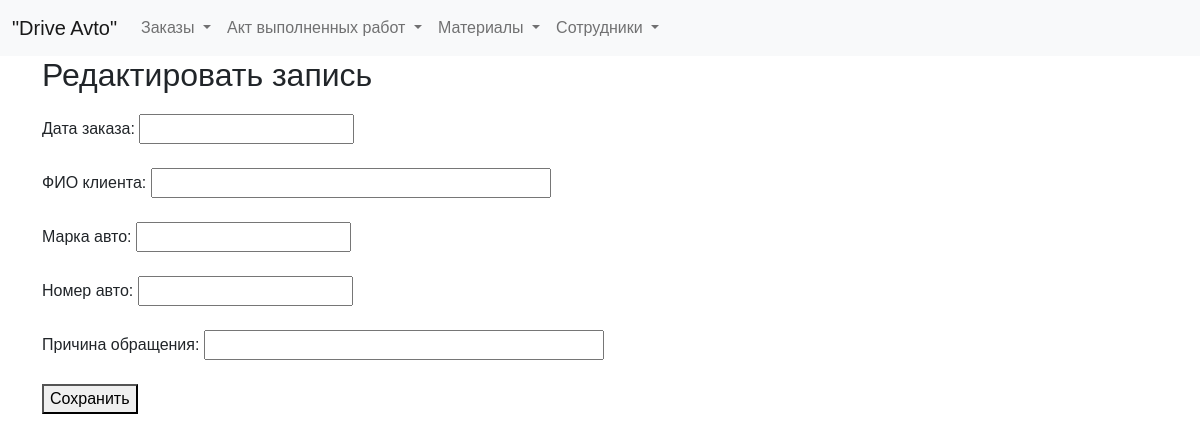
The page /edit_entry/4 on the database as committed earlier.
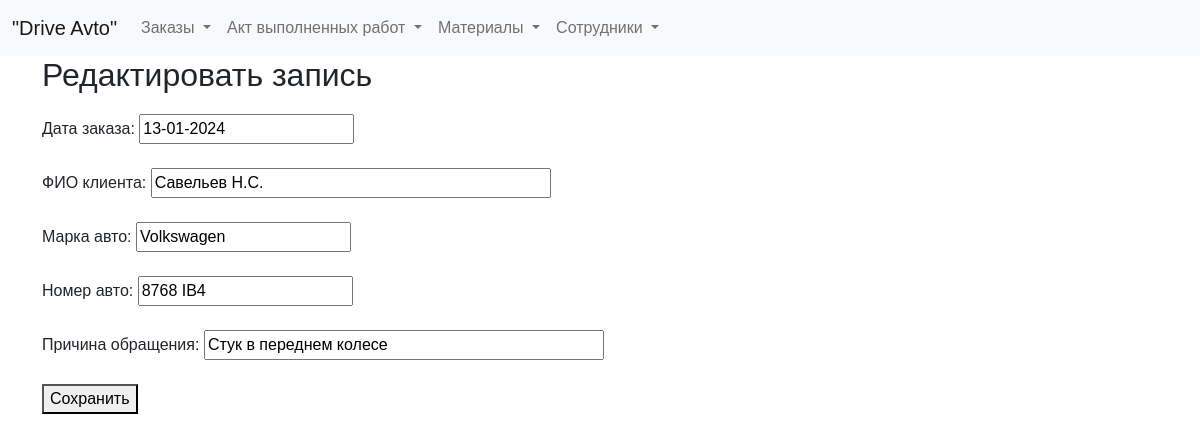
The same page on the database as committed later.
### tables this page shows
CREATE TABLE log (
id integer PRIMARY KEY AUTOINCREMENT,
data_order text NOT NULL,
name_customer text NOT NULL,
brand_car text NOT NULL,
number_car text NOT NULL,
text_order text NOT NULL
);

### fcompany.py (the view)
@app.route('/edit_entry/<int:entry_id>', methods=['GET'])
def edit_entry(entry_id):
    entry_data = dbase.get_entry(entry_id)
    return render_template('edit_entry.html', title="Редактировать", entry_data=entry_data)

### FDataBase.py (called while the page is built)
    def get_entry(self, entry_id):
        sql = '''SELECT * FROM log WHERE id = ?'''
        try:
            self.__cur.execute(sql, (entry_id,))
            res = self.__cur.fetchone()
            if res:
                return dict(res)
        except Exception as e:
            print("Ошибка при получении записи из БД:", str(e))
        return None

### fcompany.py (called while the page is built)
def connect_db():  # общая функция для установления соединения с БД
    conn = sqlite3.connect(app.config['DATABASE'])
    conn.row_factory = sqlite3.Row  # записи будут представлены не в виде кортежей, а в виде словаря (для исп в шаблонах)
    return conn

def get_db():
    if not hasattr(g, 'link_db'):
        g.link_db = connect_db()
    return g.link_db

@app.before_request
def before_request():
    global dbase
    db = get_db()
    dbase = FDataBase(db)

### templates/edit_entry.html (shortened to what this page needs)
{% extends 'base.html' %}
{% block content %}
<h2>Редактировать запись</h2>
<form action="/save_entry/{{ entry_data.id }}" method="post" class="form-contact">
    <label for="data_order">Дата заказа:</label>
    <input type="text" id="data_order" name="data_order" value="{{ entry_data.data_order }}" class="form-contact" required ><br><br>
    <label for="name_customer">ФИО клиента:</label>
    <input type="text" id="name_customer" name="name_customer" value="{{ entry_data.name_customer }}" class="form-contact" style="width: 400px;" required ><br><br>
    <label for="brand_car">Марка авто:</label>
    <input type="text" id="brand_car" name="brand_car" value="{{ entry_data.brand_car }}" class="form-contact" required ><br><br>
    <label for="number_car">Номер авто:</label>
    <input type="text" id="number_car" name="number_car" value="{{ entry_data.number_car }}" class="form-contact" required ><br><br>
    <label for="text_order">Причина обращения:</label>
    <input type="text" id="text_order" name="text_order" value="{{ entry_data.text_order }}" class="form-contact" style="width: 400px;" required ><br><br>
    <button type="submit">Сохранить</button>
</form>
{% endblock %}

Rows that differ between the two databases and show on the page:
added log: data_order "13-01-2024", name_customer "Савельев Н.С.", brand_car "Volkswagen", number_car "8768 IB4", text_order "Стук в переднем колесе"
